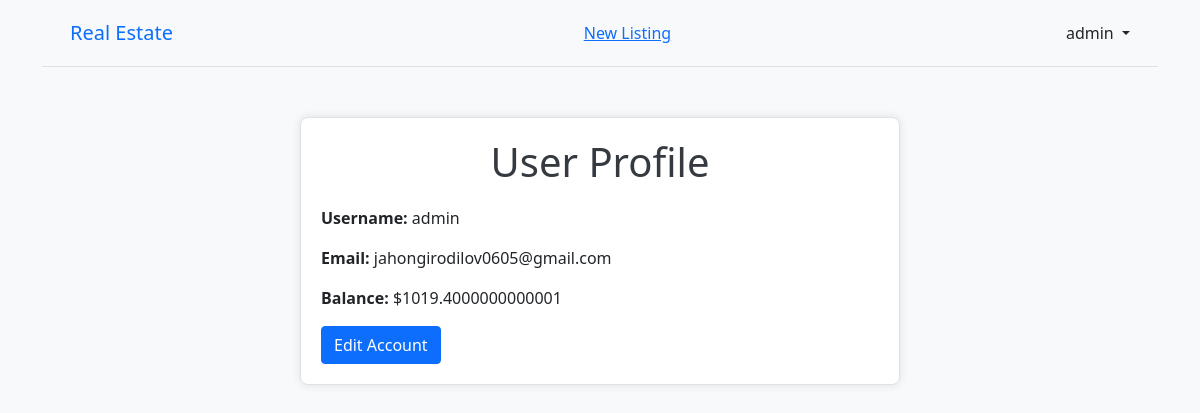
Page /users/profile/ (signed in) on the earlier database version.
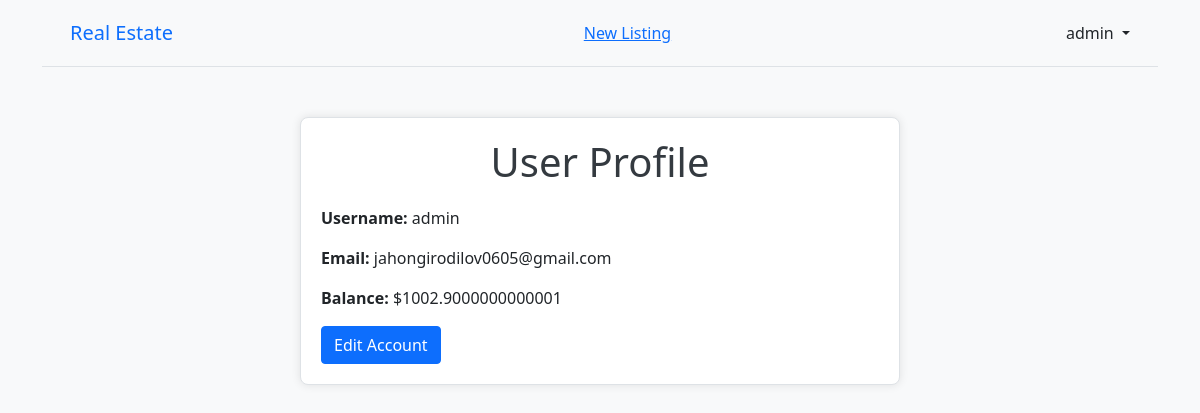
Same page on the later database version.
### users/models.py (models this page shows)
class CustomUser(AbstractUser):
    balance = models.FloatField(default=1000.0)

### users/views.py (the view)
# urls.py: path("profile/", profile, name="profile"),
def profile(request):
    user = request.user
    context ={
        'user': user
    }
    return render(request, 'profile.html', context)

### templates/profile.html (shortened to what this page needs)
{% extends 'base.html' %}
{% block content %}
<div class="profile-container">
    <h1>User Profile</h1>
    <div class="user-info">
        <p><strong>Username:</strong> {{ user.username }}</p>
        <p><strong>Email:</strong> {{ user.email }}</p>
        <p><strong>Balance:</strong> ${{ user.balance }}</p>
    </div>
    <a href="{% url 'edit_account' %}" class="btn btn-primary">Edit Account</a>
</div>
{% endblock content %}

### templates/base.html (shortened to what this page needs)
<!DOCTYPE html>
<html lang="en">
<head>
    <link href="https://cdn.jsdelivr.net/npm/bootstrap@5.1.3/dist/css/bootstrap.min.css" rel="stylesheet">
</head>
<body>
    <div class="container">
        <header class="p-3 mb-3 border-bottom">
            <div class="container">
                <div class="d-flex flex-wrap align-items-center justify-content-between">
                    <a class="navbar-brand mb-0 h1" href="{% url 'home' %}">Real Estate</a>
                    <div class="text-center">
                        <ul class="nav">
                            {% if user.is_authenticated %}
                                <li><a href="{% url 'new_listing' %}">New Listing</a></li>
                            {% endif %}
                        </ul>
                    </div>
                    <div class="text-end">
                        {% if user.is_authenticated %}
                            <div class="dropdown">
                                <a href="#" class="link-dark text-decoration-none dropdown-toggle" id="dropdownUser1" data-bs-toggle="dropdown" aria-expanded="false">
                                    {{ user.username }}
                                </a>
                            </div>
                        {% else %}
                            <a href="{% url 'login' %}" class="btn btn-outline-primary me-2">Log In</a>
                            <a href="{% url 'signup' %}" class="btn btn-primary">Sign Up</a>
                        {% endif %}
                    </div>
                </div>
            </div>
        </header>
        <main>
            {% block content %}
            {% endblock content %}
        </main>
    </div>
</body>
</html>

Differences in the rows shown:
changed CustomUser "admin": balance "1019.4000000000001" → "1002.9000000000001"
